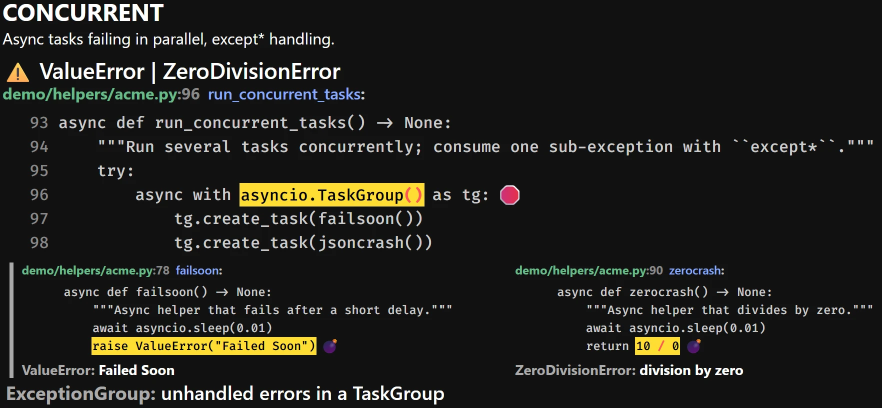
#> input picture docs/screenshots/group-html.webp, 1764 x 816 px (shown at 1/2 size)
$ python create_group_comparison.py
#> lines starting #> are read from the running program, lines starting #| are printed output that depends on the picture
#!/usr/bin/env python3
"""Create a side-by-side comparison of ExceptionGroup in HTML and TTY.

Both source images are scaled by the same factor so the text/font size is
identical. The output is fixed to a crisp width suitable for HiDPI web layouts.
The taller (HTML) image determines the canvas height; the shorter
(TTY) image is placed lower, leaving black space above it for the Terminal
label.
"""

from pathlib import Path

from PIL import Image, ImageDraw, ImageFont

SCREENSHOTS_DIR = Path(__file__).parent.parent
OUTPUT_FILE = Path(__file__).parent.parent / "group-comparison.webp"

# Fixed output width for all README composites. 2400 px looks sharp on HiDPI
# displays when shown in a typical content column without filling the viewport.
FIXED_WIDTH = 2400

GAP = 0
BACKGROUND_COLOR = (0, 0, 0, 255)  # Opaque black
LABEL_BG_COLOR = "#ffaa00"  # Yellow-orange advertising color


def get_font(size: int = 72):
    """Get a font for labels, falling back to default if needed."""
    font_paths = [
        "/usr/share/fonts/truetype/dejavu/DejaVuSans-Bold.ttf",
        "/usr/share/fonts/truetype/dejavu/DejaVuSans.ttf",
        "/usr/share/fonts/truetype/liberation/LiberationSans-Bold.ttf",
        "/usr/share/fonts/TTF/DejaVuSans-Bold.ttf",
        "/System/Library/Fonts/Helvetica.ttc",
        "C:/Windows/Fonts/arialbd.ttf",
    ]
    for path in font_paths:
        try:
            return ImageFont.truetype(path, size)
        except OSError:
            continue
    return ImageFont.load_default()


def draw_label(
    draw: ImageDraw.ImageDraw,
    text: str,
    x: int,
    y: int,
    font: ImageFont.FreeTypeFont,
    *,
    padding: int = 15,
    bg: bool = True,
) -> None:
    """Draw an explosive label: orange background, white text, black outline."""
    bbox = draw.textbbox((0, 0), text, font=font)
    text_width = bbox[2] - bbox[0]
    text_height = bbox[3] - bbox[1]

    # Extra bottom padding so the label doesn't look top-heavy.
    top_pad = padding // 2
    bottom_pad = int(padding * 1.8)

    if bg:
        draw.rectangle(
            [
                x - padding,
                y - top_pad,
                x + text_width + padding,
                y + text_height + bottom_pad,
            ],
            fill=LABEL_BG_COLOR,
        )

    # White text with a thick black outline for a three-color advertising look.
    draw.text(
        (x, y),
        text,
        font=font,
        fill="#ffffff",
        stroke_width=3,
        stroke_fill="#000000",
    )


def create_comparison():
    """Create side-by-side comparison with identical scaling."""
    html_img = Image.open(SCREENSHOTS_DIR / "group-html.webp")
#> html_img is the input picture: PIL image 1764x816 RGB; mean R, G, B 33.8, 33.5, 29.7
    tty_img = Image.open(SCREENSHOTS_DIR / "group-tty.webp")
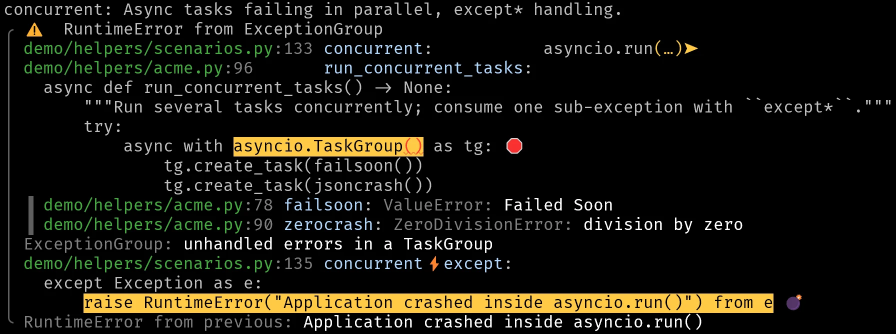
#> input picture docs/screenshots/group-tty.webp, 1792 x 668 px (shown at 1/2 size)
#> tty_img is the input picture: PIL image 1792x668 RGB; mean R, G, B 24, 22.4, 15.3

    print(f"  HTML: {html_img.width}x{html_img.height}")
#|   HTML: 1764x816
    print(f"  TTY: {tty_img.width}x{tty_img.height}")
#|   TTY: 1792x668

    # Scale both by the same factor so the combined width matches FIXED_WIDTH.
    total_source_width = html_img.width + tty_img.width
#> total_source_width = 3556
    scale = FIXED_WIDTH / total_source_width
#> scale = 0.675

    html_scaled = html_img.resize(
        (round(html_img.width * scale), round(html_img.height * scale)),
        Image.Resampling.LANCZOS,
    )
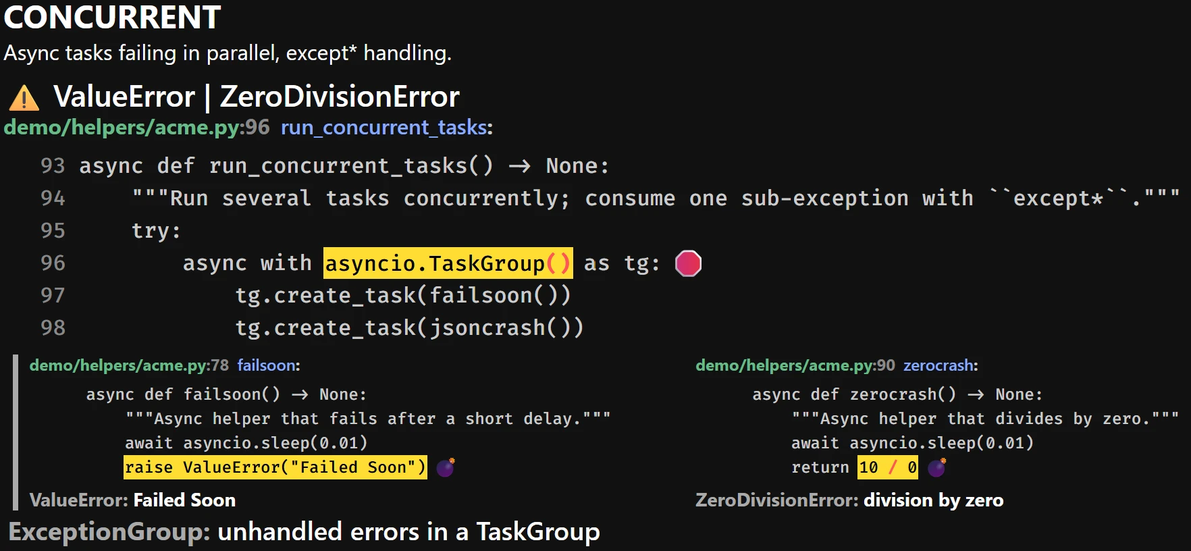
#> html_scaled: PIL image 1191x551 RGB; mean R, G, B 33.8, 33.4, 29.7
    tty_scaled = tty_img.resize(
        (round(tty_img.width * scale), round(tty_img.height * scale)),
        Image.Resampling.LANCZOS,
    )
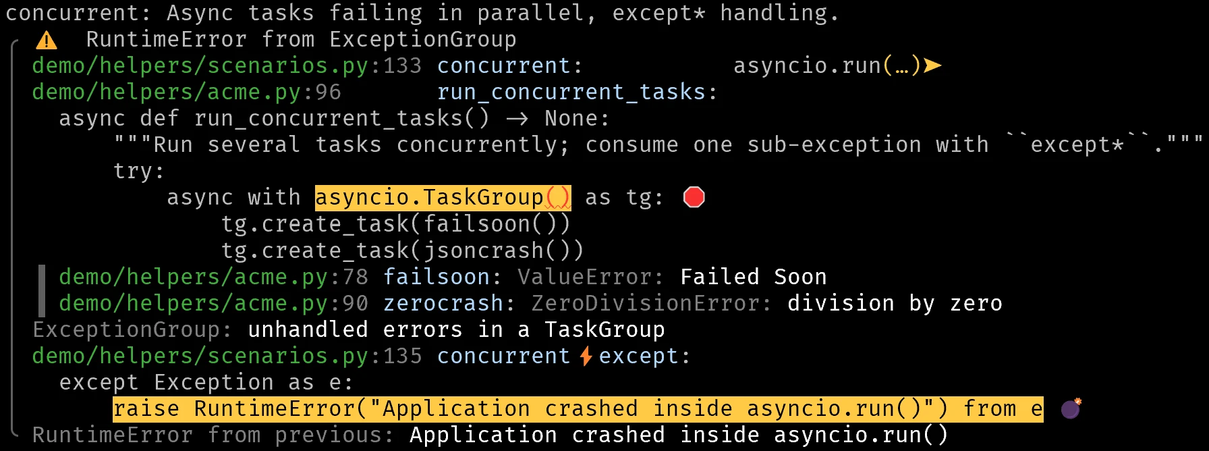
#> tty_scaled: PIL image 1209x451 RGB; mean R, G, B 24.4, 22.9, 15.7

    # Canvas height is driven by the taller HTML image.
    total_width = html_scaled.width + GAP + tty_scaled.width
#> total_width = 2400
    total_height = max(html_scaled.height, tty_scaled.height)
#> total_height = 551

    canvas = Image.new("RGBA", (total_width, total_height), BACKGROUND_COLOR)

    # HTML image fills the left side from the top.
    canvas.paste(html_scaled, (0, 0))
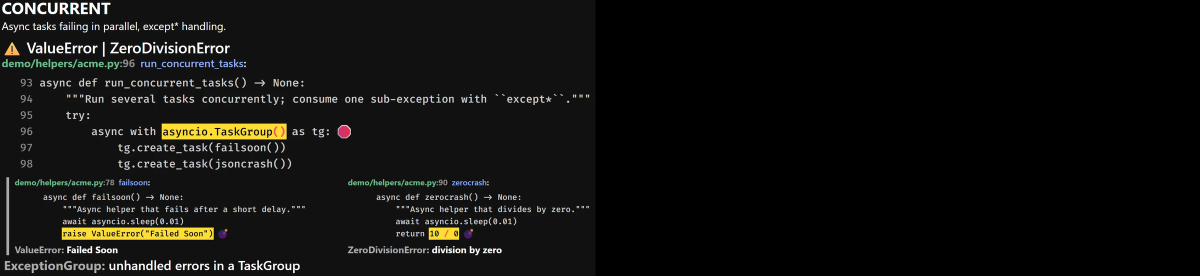
#> canvas: PIL image 2400x551 RGBA (shown at 1/2 size); mean R, G, B, A 16.7, 16.6, 14.7, 255

    draw = ImageDraw.Draw(canvas)
    font = get_font(40)
    padding = 10

    # "HTML" label near the middle line, but with extra margin from the seam.
    html_label = "HTML"
    html_bbox = draw.textbbox((0, 0), html_label, font=font)
#> html_bbox = (0, 9, 126, 38)
    html_text_width = html_bbox[2] - html_bbox[0]
#> html_text_width = 126
    html_x = html_scaled.width - html_text_width - 80
#> html_x = 985
    html_y = padding
    draw_label(draw, html_label, html_x, html_y, font, bg=True)

    # "Terminal" label just to the right of the middle line, mirroring the HTML
    # label's 80 px margin from the seam.
    tty_label = "Terminal"
    tty_bbox = draw.textbbox((0, 0), tty_label, font=font)
#> tty_bbox = (0, 8, 193, 38)
    tty_bbox[2] - tty_bbox[0]
    tty_label_x = html_scaled.width + GAP + 80
#> tty_label_x = 1271
    tty_label_y = padding
    draw_label(draw, tty_label, tty_label_x, tty_label_y, font, bg=True)

    # Place the terminal image at the bottom of the right half.
    tty_img_y = total_height - tty_scaled.height
#> tty_img_y = 100
    canvas.paste(tty_scaled, (html_scaled.width + GAP, tty_img_y))
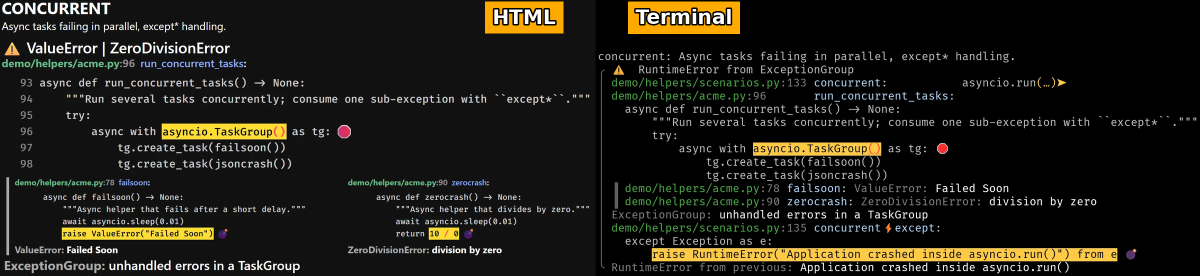
#> canvas: PIL image 2400x551 RGBA (shown at 1/2 size); mean R, G, B, A 30.6, 28.8, 21.9, 255

    canvas.save(OUTPUT_FILE, "WEBP", quality=90)
    print(f"\nCreated {OUTPUT_FILE}")
    print(f"  HTML scaled: {html_scaled.width}x{html_scaled.height}")
#|   HTML scaled: 1191x551
    print(f"  TTY scaled: {tty_scaled.width}x{tty_scaled.height} @ y={tty_img_y}")
#|   TTY scaled: 1209x451 @ y=100
    print(f"  Output: {canvas.width}x{canvas.height}")
#|   Output: 2400x551


if __name__ == "__main__":
    create_comparison()
